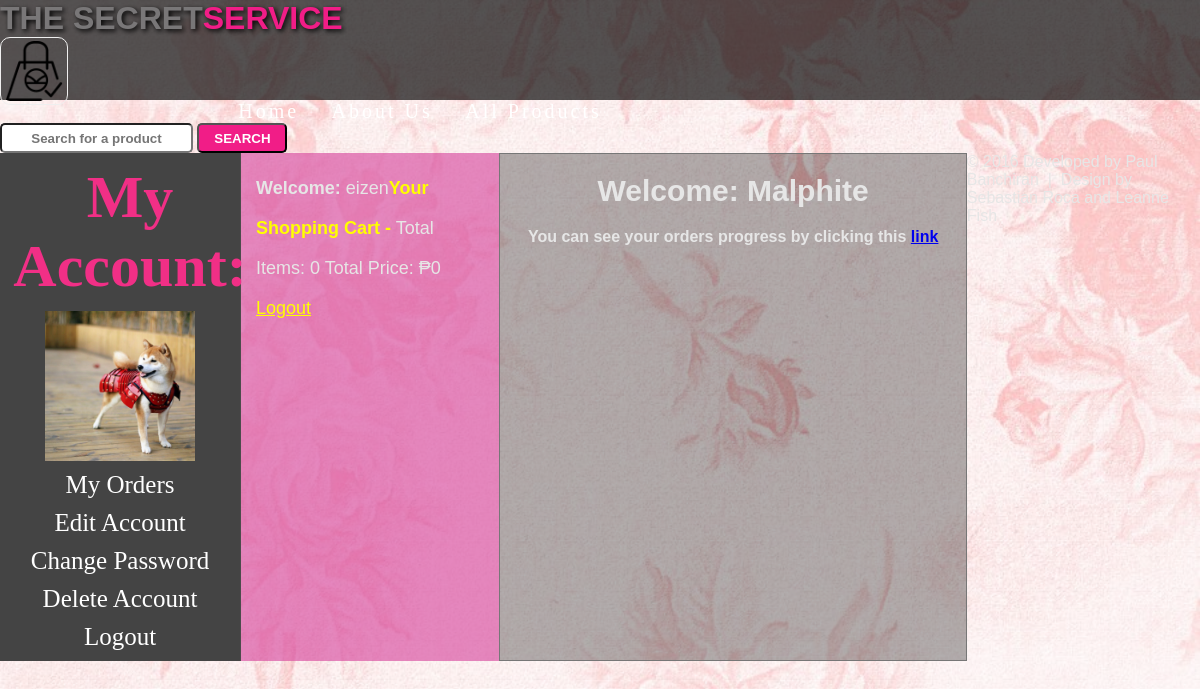
Page /my_account3.php (signed in) on the committed database.
### tables this page shows
CREATE TABLE `customers` (
  `customer_id` int(11) NOT NULL,
  `customer_ip` varchar(255) NOT NULL,
  `customer_name` text NOT NULL,
  `customer_email` varchar(100) NOT NULL,
  `customer_pass` varchar(100) NOT NULL,
  `customer_country` text NOT NULL,
  `customer_city` text NOT NULL,
  `customer_contact` varchar(255) NOT NULL,
  `customer_address` text NOT NULL,
  `customer_image` text NOT NULL
);

### my_account3.php (the view, shortened to what this page needs)
<!DOCTYPE>
<?php
include ("functions/functions.php");
?>
<html>
	<head>
	</head>
	<link rel="stylesheet" href="styles/style.css" media="all" />
<body>
	<div class="mainwrapper">
		<div class="header_wrapper">
		<h1><span>THE SECRET</span>SERVICE</h1>
		<a href="cart.php"><img class="imagedropshadow" id="imgcart" src="images/cartimg.png"></a>
		</div>
		<div class="menubar">
		<ul id="menu">
		<li><a class="home" href="index.php" >Home</a></li>
		<li><a href="AboutUs.php" >About Us</a></li>
		<li><a href="all_products.php">All Products</a></li>
		</ul>
		<div id="form">
		<form method="get" action="results.php" enctype="multipart/form-data">
		<input type="text" class="searchfrm" name="user_query" placeholder="Search for a product"/>
		<input  type="submit" class="searchbtn" name="search" value="Search" />
		</form>
		</div>
		</div>
		<div class="content_wrapper">
		<div id="sidebar">
				<div id="sidebar_title">My Account:</div>
				<ul id="cats">
				<?php
				$user = $_SESSION['customer_email'];
				$get_img = "select * from customers where customer_email='$user'";
				$run_img = mysqli_query($con, $get_img);
				$row_img = mysqli_fetch_array($run_img);
				$c_image = $row_img['customer_image'];
				$c_name = $row_img['customer_name'];
				echo "<p style='text-align:center;'><img src='customer_images/$c_image' width='150' height='150'/></p>";
				?>
				<li><a href="my_account.php?my_orders">My Orders</a></li>
				<li><a href="my_account.php?edit_account">Edit Account</a></li>
				<li><a href="my_account.php?change_pass">Change Password</a></li>
				<li><a href="my_account.php?delete_account">Delete Account</a></li>
				<li><a href="logout.php">Logout</a></li>
				</div>
		<div class="shopping_cart">
		<span style="float:right; font-size:18px; padding:5px; line-height:40px;">
					<?php
					if(isset($_SESSION['customer_email'])){
					echo "<b>Welcome: </b>" . $_SESSION['customer_email'] . "<b style='color:yellow;'>Your</b>" ;
					}
					else {
					echo "<b>Welcome Guest: </b>";
					}
					?> <b style="color:yellow">Shopping Cart -</b> Total Items: <?php total_items(); ?> Total Price: <?php total_price(); ?>
					<?php
		if(!isset($_SESSION['customer_email'])){
			echo "<a href='customer_login.php' style='color:yellow;'>Login</a>";
		}
		else{
			echo "<a href='logout.php' style='color:yellow;'>Logout</a>";
		}
		?>
					</span>
		</div>
		<div id="content_area">
		<div id="products_box">
				<?php
				if(!isset($_GET['my_orders'])){
					if(!isset($_GET['edit_account'])){
						if(!isset($_GET['change_pass'])){
							if(!isset($_GET['delete_account'])){
				echo "
				<h2 style='padding:20px;'>Welcome:  $c_name </h2>
				<b>You can see your orders progress by clicking this <a href='my_account.php?my_orders'>link</a></b>";
				}
				}
				}
				}
				?>
				</div>
	</div>
		<div id="footer">&copy; 2016 Developed by <a href="#">Paul Banchiran</a>&nbsp;&nbsp;|&nbsp;&nbsp;Design by <a href="#" target="_blank" >Sebastian Roca</a> and <a href="#" target="_blank" >Leanne Fish</a></div>
	</div>
</body>
</html>

### styles/style.css (style rules this page uses)
html, body, div, span, applet, object, iframe, h1, h2, h3, h4, h5, h6, p, blockquote, pre, a, abbr, acronym, address, big, cite, code, del, dfn, em, img, ins, kbd, q, s, samp, small, strike, strong, sub, sup, tt, var, b, u, i, center, dl, dt, dd, ol, ul, li, fieldset, form, label, legend, table, caption, tbody, tfoot, thead, tr, th, td, article, aside, canvas, details, embed, figure, figcaption, footer, header, hgroup, menu, nav, output, ruby, section, summary, time, mark, audio, video { margin: 0; padding: 0; border: 0; vertical-align: baseline; }
a { transition: all ease .3s; }
body { color: #e6e6e6; font-family: 'Raleway', sans-serif; background-repeat: no-repeat; background-attachment: fixed; -moz-background-size: cover; -webkit-background-size: cover; -o-background-size: cover; background-size: cover; -moz-transition: all 0.3s ease-in-out; -webkit-transition: all 0.3s ease-in-out; -o-transition: all 0.3s ease-in-out; transition: all 0.3s ease-in-out; }
body:after { content: ""; background: url(../images/bgpink.jpg); background-size: cover; background-repeat: no-repeat; background-position: center center; opacity: 0.6; top: 0; left: 0; bottom: 0; right: 0; position: fixed; z-index: -1; }
.header_wrapper { width: 100%; height: 100px; z-index: 10; background-color: #000000ab; }
.header_wrapper span { color: #f11d87; transition: all 0.3s ease-in-out; }
.imagedropshadow { border: solid 1px #EFEFEF; transition: all 0.3s ease-in-out; }
.menubar { width: 100%; display: inline-block; vertical-align: middle; }
#menu { display: inline-block; text-align: center; width: 70%; }
#menu li { display:inline-block; list-style: none; }
#menu li a { color: #ffffff; text-decoration: none; font-size: 20px; padding: 9px; margin: 5px; font-family: gentleFont; letter-spacing: 3px; }
.searchfrm { border-radius: 5px; height: 30px; padding: 5px; text-align: center; font-weight: 600; }
.searchbtn { background-color: #f11d87; color: white; transition: all 0.3s ease-in-out; height: 30px; font-weight: 900; font-family: arial; border-radius: 5px; width: 90px; text-transform: uppercase; }
.shopping_cart { background-color: rgba(214, 71, 158, 0.63); padding: 10px; }
#imgcart { width: 60px; height: 60px; border-radius: 10px; padding: 3px; vertical-align: middle; }
.content_wrapper { margin:auto; display: flex; }
#content_area { width: 100%; background-color: rgba(0, 0, 0, 0.3); border: 1px solid #777; }
#sidebar { background: #444; display: table-cell; vertical-align: -webkit-baseline-middle; width: 20%; border-right: 1px solid #4c4c4c; }
#sidebar_title { width: 100%; background: #ffffff00; color: #f12f86; font-size: 60px; padding: 10px; text-align: center; font-weight: 700; font-family: gentleFont; }
#cats { text-align:center; }
#cats li { list-style: none; margin: 10px; font-family: gentleFont; }
#cats a { color:white; font-size:25px; padding:8px; margin:5px; text-decoration:none; }
#products_box { text-align: center; margin: auto; width: 100%; }
h2 { font-size:30px; }
#footer a { text-decoration:none; color: #e6e6e6; }

### rows in the picture
customers: customer_image (picture), customer_name "Malphite"

### other values in the picture
$_SESSION['customer_email'] "eizen"
$count_items "0"
$total "0"
